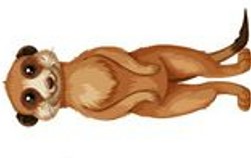
#> input picture HW2/Practical/Practical 2/Meerkat.jpg, 251 x 158 px
$ jupyter execute RANSAC.ipynb
#> lines starting #> are read from the running program, lines starting #| are printed output that depends on the picture
# RANSAC

## import library

[cell 1]
import random
import matplotlib.pyplot as plt

## Generate points

[cell 2]
# Set random seed for reproducibility
random.seed(42)

# Generate fixed set of points
points = []
# Inliers: roughly along the line y = 2x + 1 with some noise
for _ in range(30):
    x = random.uniform(0, 10)
    y = 2 * x + 1 + random.uniform(-1, 1)  # Small noise
    points.append((x, y))
# Outliers: random points
for _ in range(10):
    x = random.uniform(0, 10)
    y = random.uniform(0, 15)
    points.append((x, y))

# Convert to list of (x, y) tuples that won't change
points = [(x, y) for x, y in points]

## distance to line

[cell 3]
def fit_line(x1, y1, x2, y2):
    #TODO: Define a function to compute the slope and intercept of a line given two points
    if x1 == x2:
        return float('inf'), x1
    m = (y2 - y1) / (x2 - x1)
    b = y2 - (m * x2)
    return m, b  # Replace with your implementation; return (slope, intercept)

[cell 4]
import math
def distance_to_line(x0, y0, x1, y1, x2, y2):
    #TODO: Define a function to calculate the perpendicular distance from a point to a line
    # Hint: The line is defined by two points (x1, y1) and (x2, y2), and you need to find the distance to point (x0, y0)
    # Use the formula for the shortest distance from a point to a line; handle the case where the denominator might be zero
    m, b =fit_line(x1, y1, x2, y2)
    if m == float('inf'):
        return abs(x0 - b)
    num = abs((m * x0)  - y0 + b)
    denom = math.sqrt(m ** 2 + 1)
    return num / denom if denom != 0 else float('inf')

## fit line

## ransac line fit

Inputs: points (list of (x, y) tuples), n_iterations (number of tries), threshold (max distance for inliers)

###Steps:
1. Randomly pick two points to define a line
2. Use fit_line to get the slope and intercept
3. Find all points within the threshold distance to the line (inliers)
4. Keep track of the line with the most inliers
5. For each iteration, plot the current line, inliers (blue), and outliers (red) with a pause
6. After all iterations, plot the best line with its inliers and outliers
######Return: best_model (slope, intercept), best_inliers (list of inlier points)

[cell 5]
#TODO: Implement the RANSAC algorithm to fit a line to the points

def ransac_line_fit(points, n_iterations=20, threshold=0.5):
#> called with n_iterations = 20, threshold = 0.5
    best_inliers = []
    best_model = None
    best_num_inliers = 0

    for iteration in range(n_iterations):
        # Step 1: Randomly select two points (hint: use random.sample)
        rand_points = random.sample(points, 2)


        # Step 2: Define the line
        m, b = fit_line(rand_points[0][0], rand_points[0][1], rand_points[1][0], rand_points[1][1])

        # Step 3: Find inliers
        inliers = []
        outliers = []
        #TODO: Loop through points, calculate distances, and classify as inliers or outliers
        # Hint: Use distance_to_line; handle vertical lines (infinite slope) separately
        for point in points:
            dist = distance_to_line(point[0], point[1], rand_points[0][0], rand_points[0][1], rand_points[1][0], rand_points[1][1])
            if dist < threshold:
                inliers.append(point)
            else:
                outliers.append(point)

        # Step 4: Update best model if current model has more inliers
        if len(inliers) > best_num_inliers:
            best_num_inliers = len(inliers)
            best_model = (m, b)
            best_inliers = inliers

        # Step 5: Visualize current iteration (provided, but use your variables)
        plt.clf()
        if inliers:
            in_x, in_y = zip(*inliers)
            plt.scatter(in_x, in_y, color='blue', label='Inliers')
        if outliers:
            out_x, out_y = zip(*outliers)
            plt.scatter(out_x, out_y, color='red', label='Outliers')
        # Plot the current line
        if m != float('inf'):
            x_vals = [0, 10]
            y_vals = [m * x + b for x in x_vals]
            plt.plot(x_vals, y_vals, 'g--', label='Current Line')
            eq_str = f"y = {m:.2f}x + {b:.2f}"
        else:
            plt.axvline(x=b, color='g', linestyle='--', label='Current Line')
            eq_str = f"x = {b:.2f}"
        plt.title(f"Iteration {iteration + 1}/{n_iterations}, Inliers: {len(inliers)}, {eq_str}")
        plt.legend()
        plt.xlim(0, 10)
        plt.ylim(0, 15)
        plt.pause(0.5)
#> this loop made 20 passes
#> pass 1, in ransac_line_fit, `plt.pause(0.5)`:
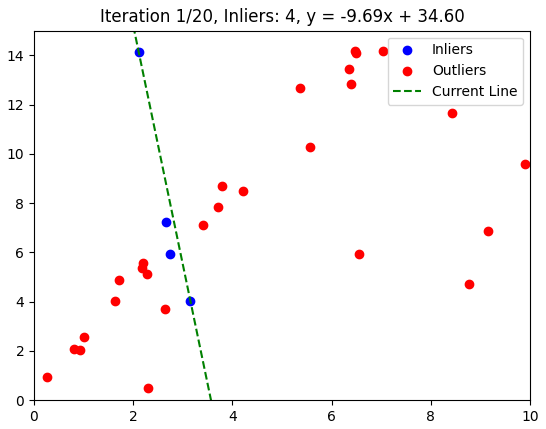
#> figure drawn by matplotlib, 1 panel

    # Final plot with best model (provided, but use your best_model)
    plt.clf()
    in_x, in_y = zip(*best_inliers) if best_inliers else ([], [])
    out_x, out_y = zip(*[p for p in points if p not in best_inliers])
    plt.scatter(in_x, in_y, color='blue', label='Inliers')
    plt.scatter(out_x, out_y, color='red', label='Outliers')
    if best_model[0] != float('inf'):
        x_vals = [0, 10]
        y_vals = [best_model[0] * x + best_model[1] for x in x_vals]
        plt.plot(x_vals, y_vals, 'g--', label='Best Fit Line')
        final_eq = f"y = {best_model[0]:.2f}x + {best_model[1]:.2f}"
    else:
        plt.axvline(x=best_model[1], color='g', linestyle='--', label='Best Fit Line')
        final_eq = f"x = {best_model[1]:.2f}"
    plt.title(f"Final Result, Best Inliers: {best_num_inliers}, {final_eq}")
    plt.legend()
    plt.xlim(0, 10)
    plt.ylim(0, 15)
    plt.show()
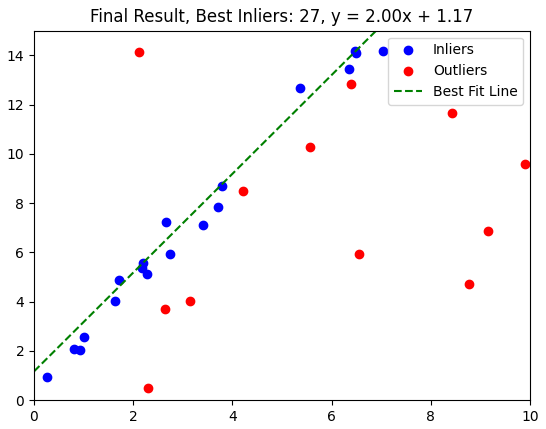
#> figure drawn by matplotlib, 1 panel

    return best_model, best_inliers

## Run RANSAC

[cell 6]
best_model, best_inliers = ransac_line_fit(points)
print(f"Best line: slope = {best_model[0]}, intercept = {best_model[1]}")

# RANSAC application

## import library

[cell 7]
import cv2
import numpy as np
import matplotlib.pyplot as plt

## load images

[cell 8]
object_img = cv2.imread('Meerkat.jpg', cv2.IMREAD_GRAYSCALE)  # object
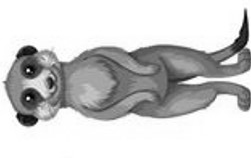
#> object_img: shape (158, 251); min 0, max 255, mean 202.9
scene_img = cv2.imread('animals.jpg', cv2.IMREAD_GRAYSCALE)   # Scene image with objects
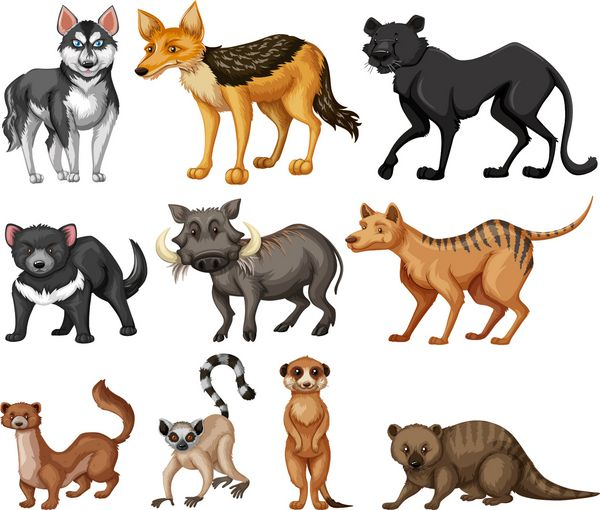
#> input picture HW2/Practical/Practical 2/animals.jpg, 600 x 510 px
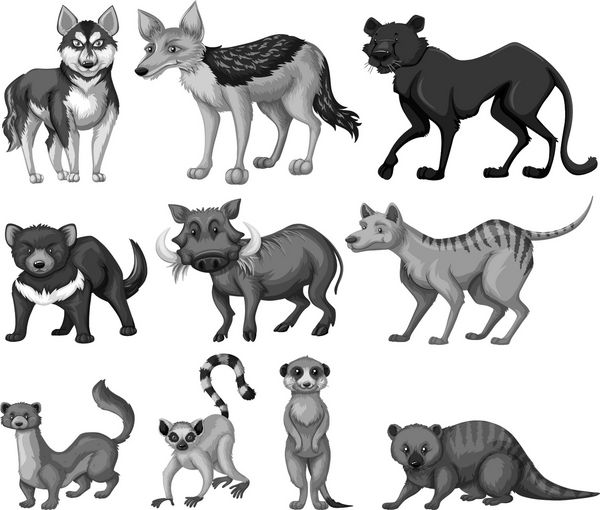
#> scene_img: shape (510, 600); min 0, max 255, mean 196.2

if object_img is None or scene_img is None:
    raise Exception("Images not found. Please provide 'Meerkat.jpg' and 'animals.jpg'.")

## Homography & RANSAC application

[cell 9]
# Feature Detection and Description (using SIFT)
sift = cv2.SIFT_create()
kp_obj, des_obj = sift.detectAndCompute(object_img, None)
#> kp_obj = 249 keypoints; strongest (x, y, size): (28, 98, 2.3), (28, 70, 2.2), (27, 120, 10.5), (27, 52, 10)
kp_scene, des_scene = sift.detectAndCompute(scene_img, None)
#> kp_scene = 1515 keypoints; strongest (x, y, size): (386, 170, 11.1), (489, 173, 8), (250, 394, 8), (529, 172, 8.4)


# Feature Matching (using KNN with ratio test)
bf = cv2.BFMatcher()
matches = bf.knnMatch(des_obj, des_scene, k=2)
#> matches = 249 matches


# Apply ratio test to filter good matches
good_matches = []
for m, n in matches:
    if m.distance < 0.75 * n.distance:  # Lowe's ratio test
        good_matches.append(m)
#> after the loop, good_matches = 73 matches


# Draw matches for visualization
img_matches = cv2.drawMatches(object_img, kp_obj, scene_img, kp_scene, good_matches, None,
                             flags=cv2.DrawMatchesFlags_NOT_DRAW_SINGLE_POINTS)
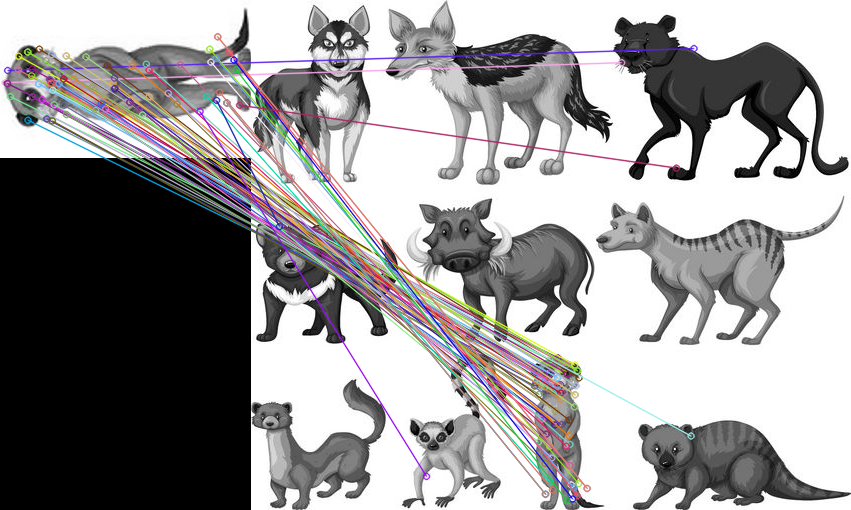
#> img_matches: shape (510, 851, 3); mean of channels 0, 1, 2 154.6, 153.7, 155.3; drawn as B, G, R

# Homography Estimation with RANSAC
if len(good_matches) >= 4:  # Minimum 4 points needed for homography
    # Extract source (object) and destination (scene) points from good matches
    # Hint: Use kp_obj[m.queryIdx].pt and kp_scene[m.trainIdx].pt, reshape to (-1, 1, 2)
    src_pts = np.float32([kp_obj[m.queryIdx].pt for m in good_matches]).reshape(-1, 1, 2)
#> src_pts = 73 rows, first 8: [4.93, 82.13], [6.95, 83.09], [6.95, 83.09], [7.2, 69.98], [9.74, 96.2], [17.95, 69.31], [18.23, 55.75], [25.32, 111.1]
    dst_pts = np.float32([kp_scene[m.trainIdx].pt for m in good_matches]).reshape(-1, 1, 2)
#> dst_pts = 73 rows, first 8: [370.1, 62.2], [306.5, 357.6], [306.5, 357.6], [442.5, 48.03], [298.2, 359.4], [314.7, 364.6], [323.3, 364.6], [288.9, 369.1]

    H, mask = cv2.findHomography(src_pts, dst_pts, cv2.RANSAC, 5.0)
#> H = [[0.00025, -0.625, 358], [0.621, -0.0052, 353.4], [1.7e-06, -1.3e-05, 1]]; mask = 73 values, max 1 at index 1, min 0 at index 0, mean 0.918
              # Hint: Use findHomography with RANSAC and a reasonable threshold (e.g., 5.0)

    matches_mask = mask.ravel().tolist()
#> matches_mask has the same summary as mask
else:
    raise Exception("Not enough good matches found (need at least 4).")


# Perspective Transform to Locate Object
h, w = object_img.shape
#> h = 158; w = 251
obj_corners = np.float32([[0, 0], [0, h-1], [w-1, h-1], [w-1, 0]]).reshape(-1, 1, 2)
#> obj_corners = [[0, 0], [0, 157], [250, 157], [250, 0]]
scene_corners = cv2.perspectiveTransform(obj_corners, H)
#> scene_corners = [[358, 353.4], [260.4, 353.3], [260.4, 508.7], [357.9, 508.5]]

# Draw object boundary on scene image
scene_color = cv2.cvtColor(scene_img, cv2.COLOR_GRAY2BGR)
cv2.polylines(scene_color, [np.int32(scene_corners)], True, (0, 255, 0), 2)
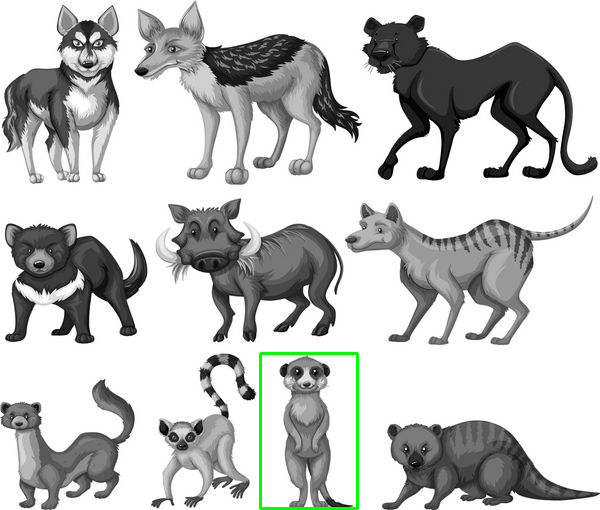
#> scene_color: shape (510, 600, 3); mean B, G, R 195, 196.3, 195

# Step 5: Histogram Verification (RGB and HSV)
# Warp the scene region back to object size for comparison
quad = np.zeros_like(object_img, dtype=np.uint8)
H_inv = np.linalg.inv(H)  # Inverse homography to warp scene to object
#> H_inv = [[-0.00159, 1.61, -568.9], [-1.61, -0.000932, 577.5], [-2.09e-05, -2.75e-06, 1.01]]
scene_color_full = cv2.imread('animals.jpg')
#> scene_color_full is the input picture: shape (510, 600, 3); mean B, G, R 184.6, 194.1, 204.4
warped_scene = cv2.warpPerspective(scene_color_full, H_inv, (w, h))
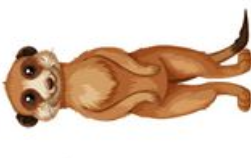
#> warped_scene: shape (158, 251, 3); mean B, G, R 180.4, 198.5, 221.5


# Convert images to HSV and compute histograms for verification
# Hint: Convert to HSV with cv2.cvtColor, compute histograms on Hue channel with cv2.calcHist
# print(object_img.shape)
obj_hsv = cv2.cvtColor(object_img, cv2.COLOR_GRAY2BGR)
obj_hsv = cv2.cvtColor(obj_hsv, cv2.COLOR_BGR2HSV)
#> obj_hsv: shape (158, 251, 3); mean H, S, V 0, 0, 202.9
warped_hsv = cv2.cvtColor(warped_scene, cv2.COLOR_BGR2HSV)
#> warped_hsv: shape (158, 251, 3); mean H, S, V 19.4, 62.8, 221.8

hist_obj = cv2.calcHist([obj_hsv], [0], None, [256], [0,256])
#> hist_obj = 256 values, max 39658 at index 0, min 0 at index 1, mean 154.9
hist_warped = cv2.calcHist([warped_hsv], [0], None, [256], [0, 256])
#> hist_warped = 256 values, max 14572 at index 0, min 0 at index 31, mean 154.9

cv2.normalize(hist_obj, hist_obj)
cv2.normalize(hist_warped, hist_warped)

# Compare histograms (Bhattacharyya distance)
hist_diff = cv2.compareHist(hist_obj, hist_warped, cv2.HISTCMP_BHATTACHARYYA)
#> hist_diff = 0.628
print(f"Histogram Bhattacharyya Distance: {hist_diff:.4f}")
#| Histogram Bhattacharyya Distance: 0.6276
verification_threshold = 0.65  # Adjust based on testing
if hist_diff < verification_threshold:
    print("Object verified by histogram comparison!")
else:
    print("Object not verified by histogram comparison.")

## show result

[cell 10]
plt.figure(figsize=(15, 5))
plt.subplot(131), plt.imshow(img_matches), plt.title('Feature Matches')
plt.subplot(132), plt.imshow(scene_color), plt.title('Detected Object')
plt.subplot(133), plt.imshow(cv2.rotate(warped_scene, cv2.ROTATE_90_CLOCKWISE)), plt.title('Warped Meerkat Region')
plt.tight_layout()
plt.show()
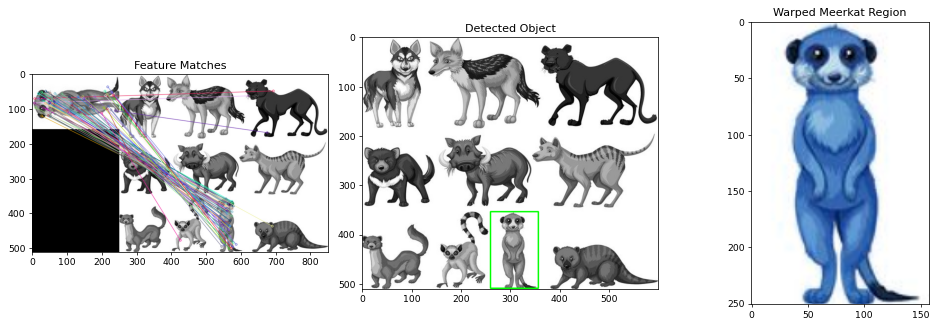
#> figure drawn by matplotlib, 3 panels
